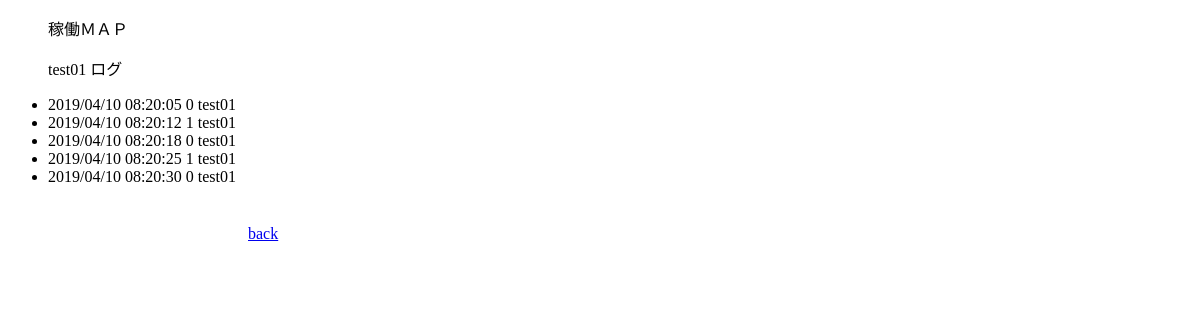
/kadoumap/detail/test01, run on an earlier commit of the app's database.
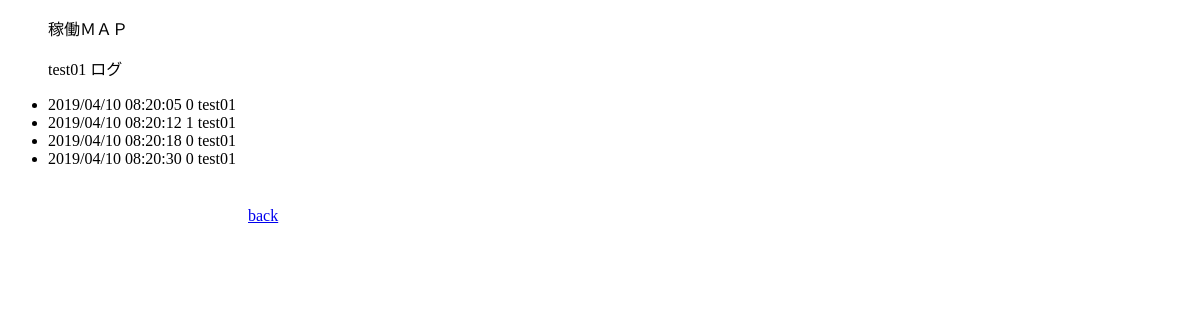
And on a later commit of the database.
### kadoumap/models.py (models this page shows)
class OpeData(models.Model):
    ope_datetime = models.CharField(max_length=19)
    ope_state = models.CharField(max_length=1)
    ope_machine = models.CharField(max_length=10)

### kadoumap/views.py (the view)
# urls.py: path('detail/<str:machine>', views.detail, name='detail'),
def detail(request, machine):
    print('views.detail===============================' + machine)
    machine_opedata_list = get_list_or_404(OpeData, ope_machine=machine)
    print(type(machine_opedata_list))
    print(machine_opedata_list)
    return render(request, 'kadoumap/detail.html', {'machine_opedata_list': machine_opedata_list})

### kadoumap/templates/kadoumap/detail.html
{% extends "base.html" %}
{% block body %}
    <ul>
    {% for opedata in machine_opedata_list|slice:"0:1" %}
        {{ opedata.ope_machine }} ログ
    {% empty %}
        データなし
    {% endfor %}
    </ul>
    <ul>
    {% for opedata in machine_opedata_list %}
       <li><a> {{ opedata.ope_datetime }} {{ opedata.ope_state }} {{ opedata.ope_machine }}</a></li>
    {% endfor %}
    </ul>
    <br>
    　　　　　　　　　　　　　　　<a href="../../kadoumap">back</a>
{% endblock %}

What changed in the data, as far as the page shows it:
no longer on this page (row edited): OpeData: ope_datetime "2019/04/10 08:20:25", ope_state "1", ope_machine "test01"
